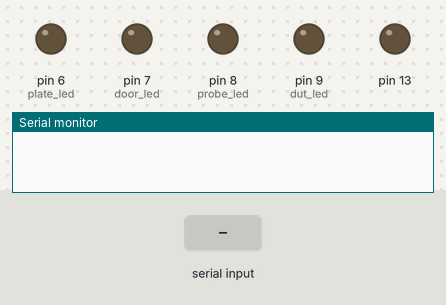
The sketch below on a simulated Arduino Uno, built with avr-gcc and run on an emulated ATmega328P. Parts: output pins drawn as LEDs (lit = HIGH), the last lines printed to the serial monitor. The inputs (shaded band) are chosen by the test bench.

Above: at 1.2 s.
1.3 s: "0" received over Serial
At 3.6 s:
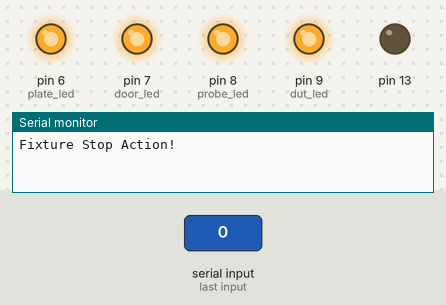
4.3 s: "5" received over Serial
At 4.8 s:
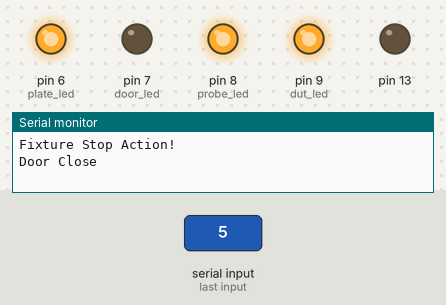
5.9 s: "7" received over Serial
At 7.2 s:
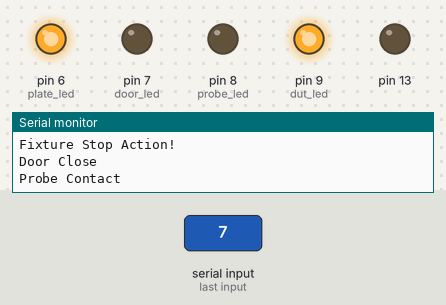
7.5 s: "4" received over Serial
At 8.4 s:
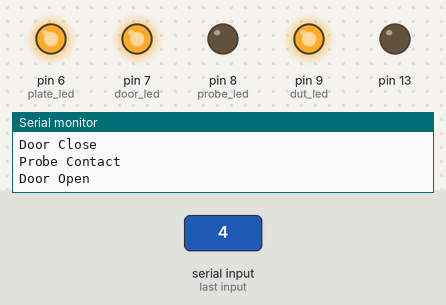
9.1 s: "1" received over Serial
At 10.0 s:
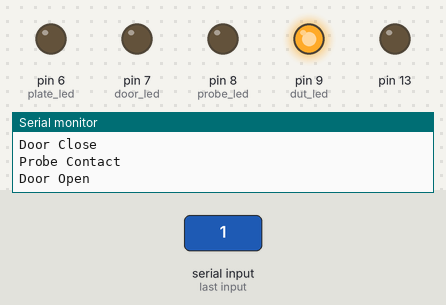
11.2 s: "2" received over Serial
At 12.4 s:
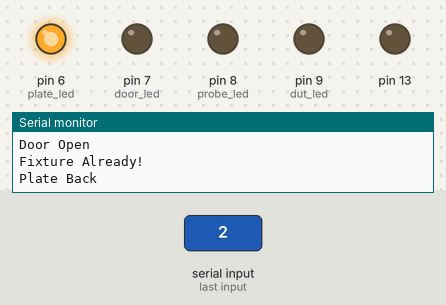
Timing chart, 0 to 13.8 s (numbered marks = the images above; inputs shaded):
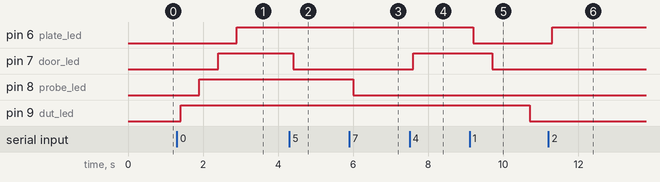

Measured:
- after the input at 1.3 s, pin 6 (plate_led): LOW → HIGH after 1.6 s; pin 7 (door_led): LOW → HIGH after 1.1 s; pin 8 (probe_led): LOW → HIGH after 0.60 s; pin 9 (dut_led): LOW → HIGH after 0.10 s
- after the input at 4.3 s, pin 7 (door_led): HIGH → LOW after 0.10 s
- after the input at 5.9 s, pin 8 (probe_led): HIGH → LOW after 0.10 s
- after the input at 7.5 s, pin 7 (door_led): LOW → HIGH after 0.10 s
- after the input at 9.1 s, pin 6 (plate_led): HIGH → LOW after 0.10 s; pin 7 (door_led): HIGH → LOW after 0.60 s; pin 9 (dut_led): HIGH → LOW after 1.6 s
- after the input at 11.2 s, pin 6 (plate_led): LOW → HIGH after 0.10 s

The sketch:

LED_Action.ino
```cpp
int plate_led = 6;
int door_led = 7;
int probe_led = 8;
int dut_led = 9;
int box_check = 13;

void setup()
{
 pinMode (13,OUTPUT);
 pinMode (plate_led,OUTPUT);
 pinMode (door_led,OUTPUT);
 pinMode (probe_led,OUTPUT);
 pinMode (dut_led,OUTPUT);

 Serial.begin(9600);
}

void loop()
{

  int val;

  if(Serial.available()){

    delay(100);

    while(Serial.available() >0)
    {

      val=Serial.read();

        // Auto Open
        if(val=='0')
        {
          digitalWrite(dut_led,HIGH);
          delay (500);
          digitalWrite(probe_led,HIGH);
          delay (500);
          digitalWrite(door_led,HIGH);
          delay (500);
          digitalWrite(plate_led,HIGH);
          Serial.println ("Fixture Stop Action!");
         }

           // Plate Back
           if (val=='2')
           {
              digitalWrite(plate_led,HIGH);
              Serial.println ("Plate Back");
           }

           // Door Open
           if (val=='4')
           {
              digitalWrite(door_led,HIGH);
              Serial.println ("Door Open");
           }


           // Probe Up
           if (val=='6')
           {
              digitalWrite(probe_led,HIGH);
              Serial.println ("Probe Up");
           }


           // DUT Dis-Link
           if (val=='8')
           {
              digitalWrite(dut_led,HIGH);
              Serial.println ("DUT Dis-Link");
           }


        // Auto Close
        if (val=='1')
        {
           digitalWrite(plate_led,LOW);
           delay (500);
           digitalWrite(door_led,LOW);
           delay (500);
           digitalWrite(probe_led,LOW);
           delay (500);
           digitalWrite(dut_led,LOW);
           Serial.println ("Fixture Already!");
         }

           // Plate Insert
           if (val=='3')
           {
              digitalWrite(plate_led,LOW);
              Serial.println ("Plate Insert");
           }

           // Door Close
           if (val=='5')
           {
              digitalWrite(door_led,LOW);
              Serial.println ("Door Close");
           }

           // Probe Contact
           if (val=='7')
           {
              digitalWrite(probe_led,LOW);
              Serial.println ("Probe Contact");
           }

           // Ping DUT
           if (val=='9')
           {
              digitalWrite(dut_led,LOW);
              Serial.println ("Ping DUT");
           }
    }
  }
}
```
